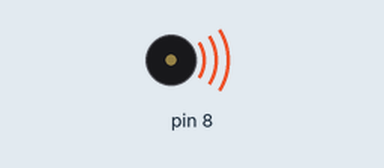
This sketch was run on a simulated Arduino Uno, built with avr-gcc and run on an emulated ATmega328P. On the bench: buzzer (waves = sounding).

Above: at 0.1 s.
At 10.3 s:
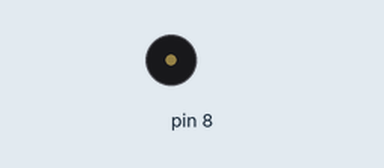
Timing chart, 0 to 11.8 s (numbered marks = the images above):
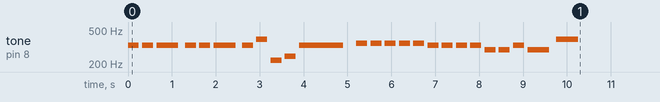

The sketch:

lab_1.4.ino
```cpp
#include <stdlib.h>
#include "pitches.h"

const int MELODY[] = {NOTE_E4, NOTE_E4, NOTE_E4,
                      NOTE_E4, NOTE_E4, NOTE_E4,
                      NOTE_E4, NOTE_G4, NOTE_A3, NOTE_B3,
                      NOTE_E4,
                      NOTE_F4, NOTE_F4, NOTE_F4, NOTE_F4,
                      NOTE_F4, NOTE_E4, NOTE_E4, NOTE_E4,
                      NOTE_E4, NOTE_D4, NOTE_D4, NOTE_E4,
                      NOTE_D4, NOTE_G4};
const int DURATIONS[] = {4, 4, 2,
                         4, 4, 2,
                         4, 4, 4, 4,
                         1,
                         4, 4, 4, 4,
                         4, 4, 4, 4,
                         4, 4, 4, 4,
                         2, 2};

void setup() {
  for (int i = 0; i < sizeof(MELODY)/sizeof(int); i++) {
    int duration = 1000/DURATIONS[i];
    tone(8, MELODY[i], duration);
    delay(duration * 1.3);
    // noTone(8);
  }
}

void loop() {
}
```

pitches.h
```cpp
//
// pitches.h
// https://gist.github.com/mikeputnam/2820675
//

#define NOTE_B0  31
#define NOTE_C1  33
#define NOTE_CS1 35
#define NOTE_D1  37
#define NOTE_DS1 39
#define NOTE_E1  41
#define NOTE_F1  44
#define NOTE_FS1 46
#define NOTE_G1  49
#define NOTE_GS1 52
#define NOTE_A1  55
#define NOTE_AS1 58
#define NOTE_B1  62
#define NOTE_C2  65
#define NOTE_CS2 69
#define NOTE_D2  73
#define NOTE_DS2 78
#define NOTE_E2  82
#define NOTE_F2  87
#define NOTE_FS2 93
#define NOTE_G2  98
#define NOTE_GS2 104
#define NOTE_A2  110
#define NOTE_AS2 117
#define NOTE_B2  123
#define NOTE_C3  131
#define NOTE_CS3 139
#define NOTE_D3  147
#define NOTE_DS3 156
#define NOTE_E3  165
#define NOTE_F3  175
#define NOTE_FS3 185
#define NOTE_G3  196
#define NOTE_GS3 208
#define NOTE_A3  220
#define NOTE_AS3 233
#define NOTE_B3  247
#define NOTE_C4  262
#define NOTE_CS4 277
#define NOTE_D4  294
#define NOTE_DS4 311
#define NOTE_E4  330
#define NOTE_F4  349
#define NOTE_FS4 370
#define NOTE_G4  392
#define NOTE_GS4 415
#define NOTE_A4  440
#define NOTE_AS4 466
#define NOTE_B4  494
#define NOTE_C5  523
#define NOTE_CS5 554
#define NOTE_D5  587
#define NOTE_DS5 622
#define NOTE_E5  659
#define NOTE_F5  698
#define NOTE_FS5 740
#define NOTE_G5  784
#define NOTE_GS5 831
#define NOTE_A5  880
#define NOTE_AS5 932
#define NOTE_B5  988
#define NOTE_C6  1047
#define NOTE_CS6 1109
#define NOTE_D6  1175
#define NOTE_DS6 1245
#define NOTE_E6  1319
#define NOTE_F6  1397
#define NOTE_FS6 1480
#define NOTE_G6  1568
#define NOTE_GS6 1661
#define NOTE_A6  1760
#define NOTE_AS6 1865
#define NOTE_B6  1976
#define NOTE_C7  2093
#define NOTE_CS7 2217
#define NOTE_D7  2349
#define NOTE_DS7 2489
#define NOTE_E7  2637
#define NOTE_F7  2794
#define NOTE_FS7 2960
#define NOTE_G7  3136
#define NOTE_GS7 3322
#define NOTE_A7  3520
#define NOTE_AS7 3729
#define NOTE_B7  3951
#define NOTE_C8  4186
#define NOTE_CS8 4435
#define NOTE_D8  4699
#define NOTE_DS8 4978
```
